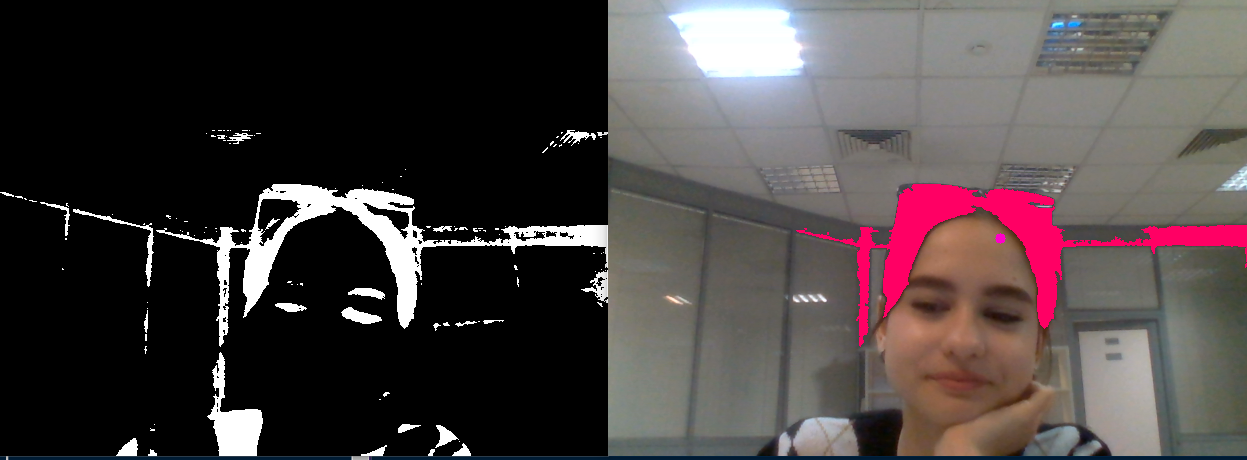
#> input picture projects/Students/Mayacovskogo friday/gr1/Волкова/cccccc.PNG, 1247 x 460 px, given in place of the camera
$ python 'python churakov.py'
#> lines starting #> are read from the running program, lines starting #| are printed output that depends on the picture; after the words box and inside, x2 and y2 are one past the last pixel; in counts of white or black regions, pixels touching at a corner belong together
import cv2

cap = cv2.VideoCapture(0)

def findCenter(mask_clr, out):
    moments = cv2.moments(mask_clr, 1)
    m00 = moments['m00']
    m01 = moments['m01']
    m10 = moments['m10']

    if m00 > 100:
        x = int(m10 / m00)
        y = int(m01 / m00)
        cv2.circle(out, (x, y), 5, (200, 0, 255), -1)

def findContour(mask_clr, out):
    cont, h = cv2.findContours(mask_clr, cv2.RETR_TREE, cv2.CHAIN_APPROX_SIMPLE)
    cont = sorted(cont, key = cv2.contourArea, reverse=True)
    cv2.drawContours(out, cont, 0, (0,255,0), 1)
    try:
        findCenter(cont[0], out)
    except:
        pass


while True:
    tr, frame = cap.read()
#> frame is the input picture: shape (460, 1247, 3); mean B, G, R 65.3, 65.2, 73.3
    frame_HSV = cv2.cvtColor(frame, cv2.COLOR_BGR2HSV)
#> frame_HSV: shape (460, 1247, 3); mean H, S, V 27.6, 23.5, 75.1
    clr_low = (0, 150, 110)
    clr_high = (15, 255, 255)

    frame_clr = cv2.inRange(frame_HSV, clr_low, clr_high)
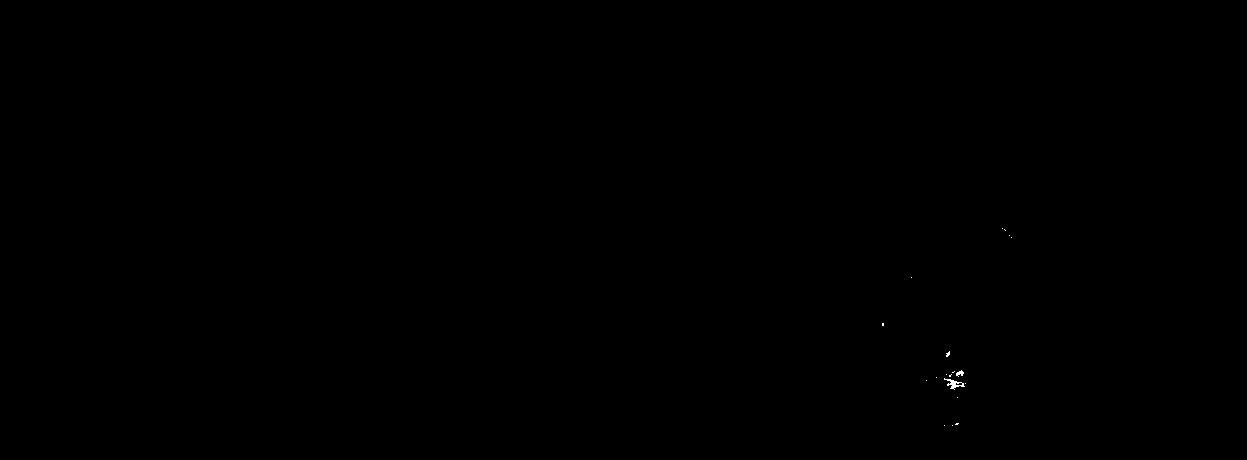
#> frame_clr: shape (460, 1247); 0.03% white in thin lines or dots, all inside (x1, y1, x2, y2) = (882, 228, 1012, 426)
    findContour(frame_clr, frame)
#> in findContour, `cont, h = cv2.findContours(mask_clr, cv2.RETR_TREE, cv2.CHAIN_APPROX_S..`: cont = 20 contours, 19 with area under 20; largest, box (x1, y1, x2, y2) and area: (944, 378, 965, 390) 70; h = 20 rows, first 6: [1, -1, -1, -1], [2, 0, -1, -1], [3, 1, -1, -1], [4, 2, -1, -1], [5, 3, -1, -1], [6, 4, -1, -1]
#> in findCenter, `moments = cv2.moments(mask_clr, 1)`: moments = moments, m00 70.5, centre m10/m00, m01/m00 = (954.8, 383.6)
#> in findCenter, `m00 = moments['m00']`: m00 = 70.5
#> in findCenter, `m01 = moments['m01']`: m01 = 27042
#> in findCenter, `m10 = moments['m10']`: m10 = 67313.2
    cv2.imshow('main', frame)
    cv2.imshow('mask', frame_clr)
    if cv2.waitKey(1)== ord('q'):
#> (key q is pressed here)
        break

cv2.destroyAllWindows()
cap.release()
